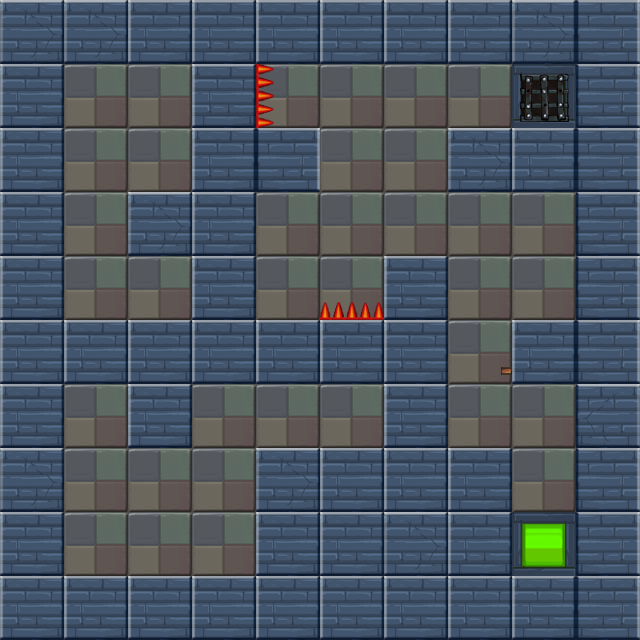

This is a level from a 2D game, rendered from its Tiled map with the project's own tilesets. A one-line summary and the map file follow, with tile-layer data summarised:
An orthogonal 10x10 tile map with 64x64 px tiles, 2 tile layers (bg1, fg1) and 26 objects (14x wall, 2x ding, player, banzi, box, ...).

<map version="1.0" orientation="orthogonal" renderorder="right-down" width="10" height="10" tilewidth="64" tileheight="64">
 <properties>
  <property name="maxStep" value="15" />
 </properties>
 <tileset firstgid="1" name="lv3map" tilewidth="64" tileheight="64">
  <image source="lv3map.png" width="256" height="256" />
 </tileset>
 <layer name="bg1" width="10" height="10">
  <data>[100 cells, 100 non-empty, 5 distinct tile ids]</data>
 </layer>
 <layer name="fg1" width="10" height="10">
  <data>[100 cells, 5 non-empty, 4 distinct tile ids]</data>
 </layer>
 <objectgroup name="obj1">
  <object name="wall" x="0" y="0" width="640" height="64" />
  <object name="wall" x="0" y="0" width="64" height="576" />
  <object name="wall" x="0" y="576" width="640" height="64" />
  <object name="wall" x="128" y="320" width="64" height="128" />
  <object name="wall" x="128" y="192" width="128" height="64" />
  <object name="wall" x="192" y="0" width="64" height="384" />
  <object name="wall" x="576" y="0" width="64" height="576" />
  <object name="wall" x="256" y="448" width="256" height="64" />
  <object name="wall" x="256" y="512" width="256" height="64" />
  <object name="wall" x="64" y="320" width="384" height="64" />
  <object name="wall" x="192" y="128" width="128" height="64" />
  <object name="player" x="64" y="512" width="64" height="64" />
  <object name="banzi" x="448" y="371" width="64" height="13">
   <properties>
    <property name="isOver" value="false" />
   </properties>
  </object>
  <object name="box" x="256" y="256" width="64" height="64" />
  <object name="door" x="128" y="256" width="64" height="64" />
  <object name="key" x="192" y="384" width="64" height="64">
   <properties>
    <property name="active" value="false" />
   </properties>
  </object>
  <object name="enemy" x="512" y="256" width="64" height="64" />
  <object name="fazhen_B" x="320" y="384" width="64" height="64">
   <properties>
    <property name="target" value="fazhen_A" />
   </properties>
  </object>
  <object name="ding" x="256" y="64" width="13" height="64" />
  <object name="wall" x="384" y="256" width="64" height="192" />
  <object name="wall" x="448" y="128" width="192" height="64" />
  <object name="wall" x="512" y="320" width="128" height="64" />
  <object name="ding" x="320" y="307" width="64" height="13" />
  <object name="mutiao" x="64" y="192" width="64" height="64" />
  <object name="fang" x="512" y="512" width="64" height="64">
   <properties>
    <property name="target" value="mutiao" />
   </properties>
  </object>
  <object name="fazhen_A" x="64" y="64" width="64" height="64">
   <properties>
    <property name="target" value="fazhen_B" />
   </properties>
  </object>
 </objectgroup>
</map>
